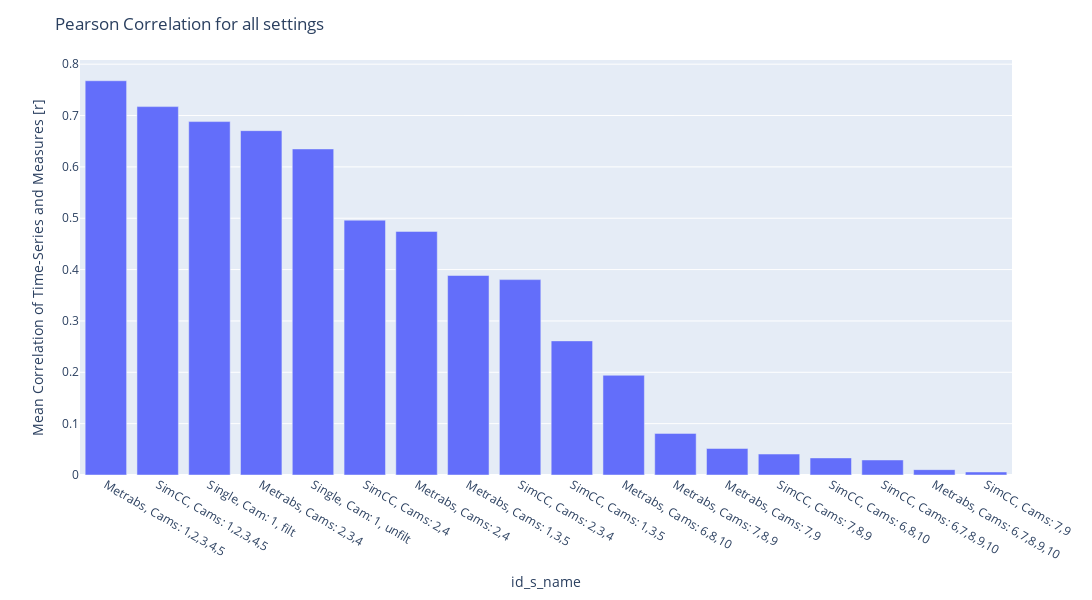

The notebook cell saved with this chart:
### Code cell
fig = px.bar(df_corr_murphy_and_ts.sort_values(by='correlation', ascending=False), x='id_s_name', y='correlation', template = 'plotly')

#fig.add_hline(y=0.9, line_dash='dot', line_color='red', name = 'corr = 0.9')

fig.update_layout(title= f'Pearson Correlation for all settings',
                  yaxis_title=f'Mean Correlation of Time-Series and Measures [r]',
                    width=1300, height=600
            )

fig.show()

os.makedirs(os.path.join(dir_plots_cont, '04_correlation'), exist_ok=True)

path = os.path.join(dir_plots_cont, '04_correlation', f'pearson_corr_joint_mean.html')
fig.write_html(path)

path = os.path.join(dir_plots_cont, '04_correlation', f'pearson_corr_joint_mean.png')
fig.write_image(path, scale = 5)

### Figure 1 — Plotly figure (JSON) as saved in the notebook; plotly's stock layout.template omitted (floating-point values rounded to 4 significant figures)
{"data": [{"alignmentgroup": "True", "hovertemplate": "id_s_name=%{x}<br>correlation=%{y}<extra></extra>", "legendgroup": "", "marker": {"color": "#636efa", "pattern": {"shape": ""}}, "name": "", "offsetgroup": "", "orientation": "v", "showlegend": false, "textposition": "auto", "x": ["Metrabs, Cams: 1,2,3,4,5", "SimCC, Cams: 1,2,3,4,5", "Single, Cam: 1, filt", "Metrabs, Cams: 2,3,4", "Single, Cam: 1, unfilt", "SimCC, Cams: 2,4", "Metrabs, Cams: 2,4", "Metrabs, Cams: 1,3,5", "SimCC, Cams: 2,3,4", "SimCC, Cams: 1,3,5", "Metrabs, Cams: 6,8,10", "Metrabs, Cams: 7,8,9", "Metrabs, Cams: 7,9", "SimCC, Cams: 7,8,9", "SimCC, Cams: 6,8,10", "SimCC, Cams: 6,7,8,9,10", "Metrabs, Cams: 6,7,8,9,10", "SimCC, Cams: 7,9"], "xaxis": "x", "y": [0.7677, 0.7173, 0.6882, 0.6705, 0.6349, 0.4963, 0.4743, 0.3885, 0.3805, 0.2612, 0.1942, 0.08105, 0.05166, 0.0408, 0.03326, 0.02927, 0.01046, 0.005893], "yaxis": "y", "type": "bar"}], "layout": {"xaxis": {"anchor": "y", "domain": [0.0, 1.0], "title": {"text": "id_s_name"}}, "yaxis": {"anchor": "x", "domain": [0.0, 1.0], "title": {"text": "Mean Correlation of Time-Series and Measures [r]"}}, "legend": {"tracegroupgap": 0}, "margin": {"t": 60}, "barmode": "relative", "title": {"text": "Pearson Correlation for all settings"}, "width": 1300, "height": 600}}
